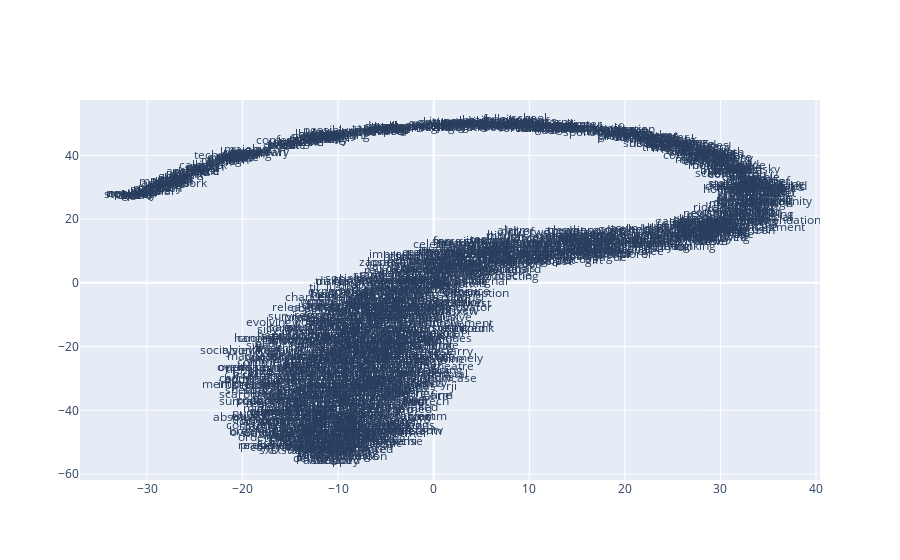

Notebook source saved alongside this figure:
### Code cell
x_vals, y_vals, labels = reduce_dimensions(wv_nlp_model)
plot_with_plotly(x_vals, y_vals, labels)

### Figure 1 — Plotly figure (JSON) as saved in the notebook; plotly's stock layout.template omitted (floating-point values rounded to 4 significant figures; data arrays with more than 128 entries replaced by an {"elided": "..."} marker saying what was removed)
{"data": [{"mode": "text", "text": {"elided": "1697 str values"}, "type": "scatter", "x": {"elided": "1697 float values"}, "y": {"elided": "1697 float values"}}], "layout": {}}
